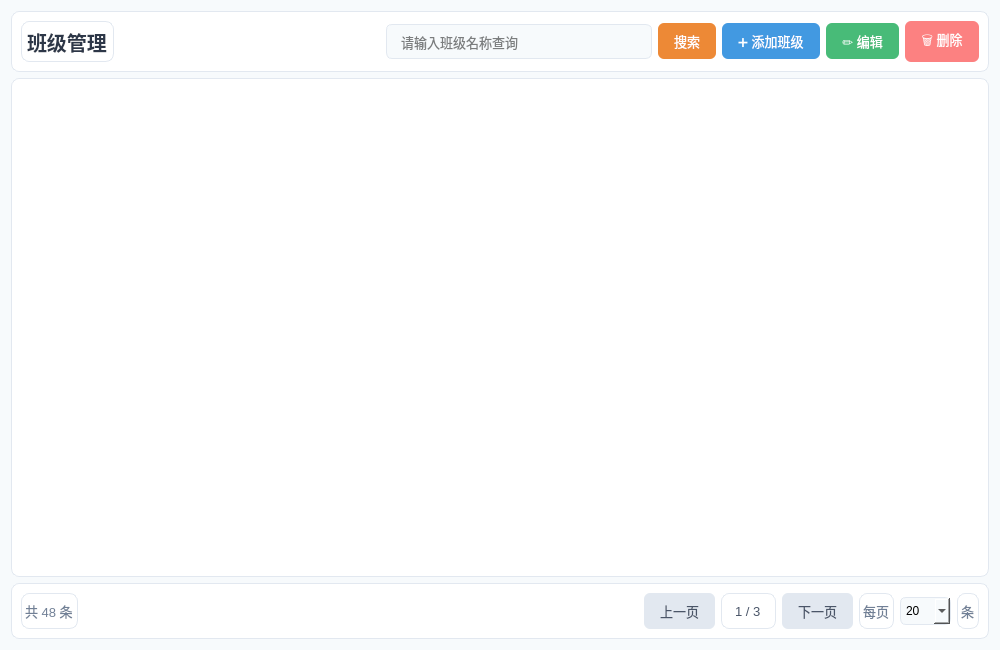
<?xml version="1.0" encoding="UTF-8"?>
<ui version="4.0">
 <class>ClassPage</class>
 <widget class="QWidget" name="ClassPage">
  <property name="geometry">
   <rect>
    <x>0</x>
    <y>0</y>
    <width>1000</width>
    <height>650</height>
   </rect>
  </property>
  <property name="styleSheet">
   <string notr="true">QWidget {
    background: #f7fafc;
}
QFrame {
    background: white;
    border-radius: 8px;
    border: 1px solid #e2e8f0;
}
QPushButton {
    border: none;
    border-radius: 6px;
    padding: 8px 16px;
    font-size: 13px;
}
QLineEdit {
    border: 1px solid #e2e8f0;
    border-radius: 6px;
    padding: 8px 12px;
    font-size: 13px;
}
QTableView {
    border: 1px solid #e2e8f0;
    border-radius: 8px;
    alternate-background-color: #f7fafc;
}
QTableView::header {
    background: #ed8936;
    color: white;
    font-weight: bold;
}
</string>
  </property>
  <layout class="QVBoxLayout" name="verticalLayout">
   <item>
    <widget class="QFrame" name="headerFrame">
     <layout class="QHBoxLayout" name="horizontalLayout">
      <item>
       <widget class="QLabel" name="titleLabel">
        <property name="styleSheet">
         <string notr="true">font-size: 20px; font-weight: bold; color: #2d3748;</string>
        </property>
        <property name="text">
         <string>班级管理</string>
        </property>
       </widget>
      </item>
      <item>
       <spacer name="horizontalSpacer">
        <property name="orientation">
         <enum>Qt::Orientation::Horizontal</enum>
        </property>
        <property name="sizeHint" stdset="0">
         <size>
          <width>40</width>
          <height>20</height>
         </size>
        </property>
       </spacer>
      </item>
      <item>
       <widget class="QLineEdit" name="searchEdit">
        <property name="placeholderText">
         <string>请输入班级名称查询</string>
        </property>
       </widget>
      </item>
      <item>
       <widget class="QPushButton" name="searchBtn">
        <property name="styleSheet">
         <string notr="true">background: #ed8936; color: white;</string>
        </property>
        <property name="text">
         <string>搜索</string>
        </property>
       </widget>
      </item>
      <item>
       <widget class="QPushButton" name="addBtn">
        <property name="styleSheet">
         <string notr="true">background: #4299e1; color: white;</string>
        </property>
        <property name="text">
         <string>➕ 添加班级</string>
        </property>
       </widget>
      </item>
      <item>
       <widget class="QPushButton" name="editBtn">
        <property name="styleSheet">
         <string notr="true">background: #48bb78; color: white;</string>
        </property>
        <property name="text">
         <string>✏️ 编辑</string>
        </property>
       </widget>
      </item>
      <item>
       <widget class="QPushButton" name="deleteBtn">
        <property name="styleSheet">
         <string notr="true">background: #fc8181; color: white;</string>
        </property>
        <property name="text">
         <string>🗑️ 删除</string>
        </property>
       </widget>
      </item>
     </layout>
    </widget>
   </item>
   <item>
    <widget class="QTableView" name="tableView">
     <property name="selectionMode">
      <enum>QAbstractItemView::SelectionMode::SingleSelection</enum>
     </property>
     <property name="selectionBehavior">
      <enum>QAbstractItemView::SelectionBehavior::SelectRows</enum>
     </property>
    </widget>
   </item>
   <item>
    <widget class="QFrame" name="footerFrame">
     <layout class="QHBoxLayout" name="horizontalLayout_2">
      <item>
       <widget class="QLabel" name="totalLabel">
        <property name="styleSheet">
         <string notr="true">font-size: 13px; color: #718096;</string>
        </property>
        <property name="text">
         <string>共 48 条</string>
        </property>
       </widget>
      </item>
      <item>
       <spacer name="horizontalSpacer_2">
        <property name="orientation">
         <enum>Qt::Orientation::Horizontal</enum>
        </property>
        <property name="sizeHint" stdset="0">
         <size>
          <width>40</width>
          <height>20</height>
         </size>
        </property>
       </spacer>
      </item>
      <item>
       <widget class="QPushButton" name="prevBtn">
        <property name="styleSheet">
         <string notr="true">background: #e2e8f0; color: #4a5568;</string>
        </property>
        <property name="text">
         <string>上一页</string>
        </property>
       </widget>
      </item>
      <item>
       <widget class="QLabel" name="pageLabel">
        <property name="styleSheet">
         <string notr="true">font-size: 13px; color: #4a5568; padding: 0 10px;</string>
        </property>
        <property name="text">
         <string>1 / 3</string>
        </property>
       </widget>
      </item>
      <item>
       <widget class="QPushButton" name="nextBtn">
        <property name="styleSheet">
         <string notr="true">background: #e2e8f0; color: #4a5568;</string>
        </property>
        <property name="text">
         <string>下一页</string>
        </property>
       </widget>
      </item>
      <item>
       <widget class="QLabel" name="pageSizeLabel">
        <property name="styleSheet">
         <string notr="true">font-size: 13px; color: #718096;</string>
        </property>
        <property name="text">
         <string>每页</string>
        </property>
       </widget>
      </item>
      <item>
       <widget class="QComboBox" name="pageSizeCombo">
        <property name="styleSheet">
         <string notr="true">border: 1px solid #e2e8f0; border-radius: 6px; padding: 5px;</string>
        </property>
        <item>
         <property name="text">
          <string>20</string>
         </property>
        </item>
        <item>
         <property name="text">
          <string>50</string>
         </property>
        </item>
        <item>
         <property name="text">
          <string>100</string>
         </property>
        </item>
       </widget>
      </item>
      <item>
       <widget class="QLabel" name="pageSizeUnit">
        <property name="styleSheet">
         <string notr="true">font-size: 13px; color: #718096;</string>
        </property>
        <property name="text">
         <string>条</string>
        </property>
       </widget>
      </item>
     </layout>
    </widget>
   </item>
  </layout>
 </widget>
 <resources/>
 <connections/>
 <slots>
  <slot>on_addBtn_clicked()</slot>
  <slot>on_editBtn_clicked()</slot>
  <slot>on_deleteBtn_clicked()</slot>
  <slot>on_searchBtn_clicked()</slot>
 </slots>
</ui>
